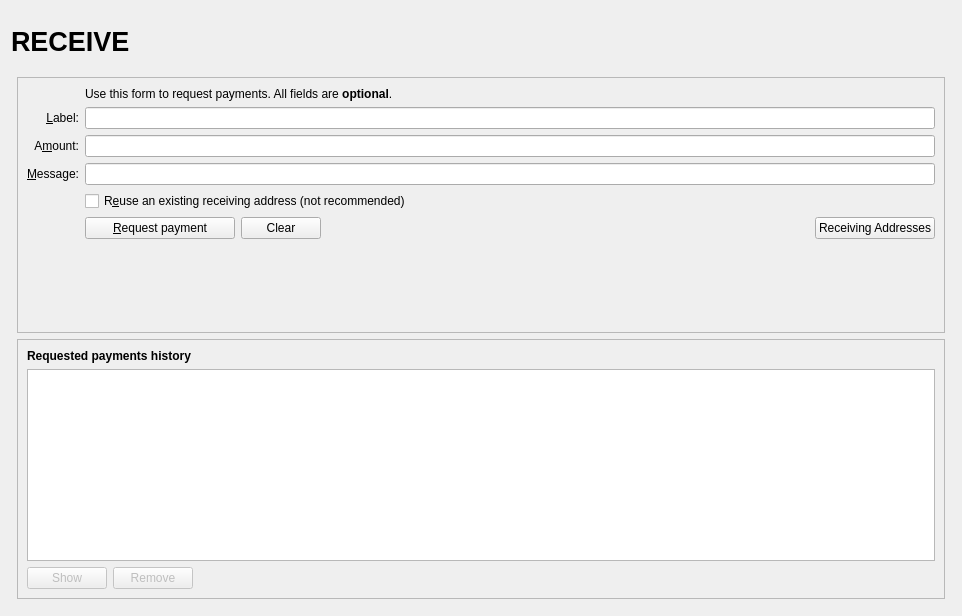
<?xml version="1.0" encoding="UTF-8"?>
<ui version="4.0">
 <class>ReceiveCoinsDialog</class>
 <widget class="QWidget" name="ReceiveCoinsDialog">
  <property name="geometry">
   <rect>
    <x>0</x>
    <y>0</y>
    <width>962</width>
    <height>616</height>
   </rect>
  </property>
  <layout class="QVBoxLayout" name="verticalLayout" stretch="0">
   <item>
    <layout class="QVBoxLayout" name="verticalLayout_Master" stretch="0,1">
     <property name="spacing">
      <number>0</number>
     </property>
     <item>
      <widget class="QFrame" name="frame_Header">
       <layout class="QVBoxLayout" name="verticalLayout_8">
        <property name="leftMargin">
         <number>0</number>
        </property>
        <property name="topMargin">
         <number>0</number>
        </property>
        <property name="rightMargin">
         <number>0</number>
        </property>
        <property name="bottomMargin">
         <number>0</number>
        </property>
        <item>
         <layout class="QHBoxLayout" name="horizontalLayout_Header" stretch="1,0,1">
          <item>
           <widget class="QLabel" name="labelOverviewHeaderLeft">
            <property name="minimumSize">
             <size>
              <width>464</width>
              <height>60</height>
             </size>
            </property>
            <property name="maximumSize">
             <size>
              <width>16777215</width>
              <height>60</height>
             </size>
            </property>
            <property name="font">
             <font>
              <pointsize>20</pointsize>
              <weight>75</weight>
              <bold>true</bold>
             </font>
            </property>
            <property name="text">
             <string>RECEIVE</string>
            </property>
           </widget>
          </item>
          <item>
           <spacer name="horizontalSpacer_3">
            <property name="orientation">
             <enum>Qt::Horizontal</enum>
            </property>
            <property name="sizeHint" stdset="0">
             <size>
              <width>40</width>
              <height>20</height>
             </size>
            </property>
           </spacer>
          </item>
          <item>
           <widget class="QLabel" name="labelOverviewHeaderRight">
            <property name="minimumSize">
             <size>
              <width>464</width>
              <height>60</height>
             </size>
            </property>
            <property name="maximumSize">
             <size>
              <width>16777215</width>
              <height>60</height>
             </size>
            </property>
            <property name="font">
             <font>
              <pointsize>14</pointsize>
             </font>
            </property>
            <property name="text">
             <string/>
            </property>
            <property name="alignment">
             <set>Qt::AlignRight|Qt::AlignTrailing|Qt::AlignVCenter</set>
            </property>
           </widget>
          </item>
         </layout>
        </item>
       </layout>
      </widget>
     </item>
     <item>
      <widget class="QFrame" name="frame_BG">
       <layout class="QVBoxLayout" name="verticalLayout_5">
        <property name="leftMargin">
         <number>6</number>
        </property>
        <property name="topMargin">
         <number>6</number>
        </property>
        <property name="rightMargin">
         <number>6</number>
        </property>
        <property name="bottomMargin">
         <number>6</number>
        </property>
        <item>
         <widget class="QFrame" name="frame2">
          <property name="sizePolicy">
           <sizepolicy hsizetype="Preferred" vsizetype="Expanding">
            <horstretch>0</horstretch>
            <verstretch>0</verstretch>
           </sizepolicy>
          </property>
          <property name="frameShape">
           <enum>QFrame::StyledPanel</enum>
          </property>
          <property name="frameShadow">
           <enum>QFrame::Sunken</enum>
          </property>
          <layout class="QVBoxLayout" name="verticalLayout_3">
           <item>
            <layout class="QGridLayout" name="gridLayout">
             <item row="2" column="2">
              <widget class="QLabel" name="label_5">
               <property name="text">
                <string>Use this form to request payments. All fields are &lt;b&gt;optional&lt;/b&gt;.</string>
               </property>
              </widget>
             </item>
             <item row="4" column="2">
              <widget class="QLineEdit" name="reqLabel">
               <property name="toolTip">
                <string>An optional label to associate with the new receiving address.</string>
               </property>
              </widget>
             </item>
             <item row="4" column="0">
              <widget class="QLabel" name="label_2">
               <property name="toolTip">
                <string>An optional label to associate with the new receiving address.</string>
               </property>
               <property name="text">
                <string>&amp;Label:</string>
               </property>
               <property name="alignment">
                <set>Qt::AlignRight|Qt::AlignTrailing|Qt::AlignVCenter</set>
               </property>
               <property name="buddy">
                <cstring>reqLabel</cstring>
               </property>
              </widget>
             </item>
             <item row="7" column="0">
              <widget class="QLabel" name="label_4">
               <property name="text">
                <string/>
               </property>
              </widget>
             </item>
             <item row="6" column="0">
              <widget class="QLabel" name="label_3">
               <property name="toolTip">
                <string>An optional message to attach to the payment request, which will be displayed when the request is opened. Note: The message will not be sent with the payment over the MAG network.</string>
               </property>
               <property name="text">
                <string>&amp;Message:</string>
               </property>
               <property name="alignment">
                <set>Qt::AlignRight|Qt::AlignTrailing|Qt::AlignVCenter</set>
               </property>
               <property name="buddy">
                <cstring>reqMessage</cstring>
               </property>
              </widget>
             </item>
             <item row="6" column="2">
              <widget class="QLineEdit" name="reqMessage">
               <property name="toolTip">
                <string>An optional message to attach to the payment request, which will be displayed when the request is opened.&lt;br&gt;Note: The message will not be sent with the payment over the MAG network.</string>
               </property>
              </widget>
             </item>
             <item row="5" column="2">
              <widget class="BitcoinAmountField" name="reqAmount">
               <property name="minimumSize">
                <size>
                 <width>80</width>
                 <height>0</height>
                </size>
               </property>
               <property name="toolTip">
                <string>An optional amount to request. Leave this empty or zero to not request a specific amount.</string>
               </property>
              </widget>
             </item>
             <item row="5" column="0">
              <widget class="QLabel" name="label">
               <property name="toolTip">
                <string>An optional amount to request. Leave this empty or zero to not request a specific amount.</string>
               </property>
               <property name="text">
                <string>A&amp;mount:</string>
               </property>
               <property name="alignment">
                <set>Qt::AlignRight|Qt::AlignTrailing|Qt::AlignVCenter</set>
               </property>
               <property name="buddy">
                <cstring>reqAmount</cstring>
               </property>
              </widget>
             </item>
             <item row="8" column="0">
              <widget class="QLabel" name="label_7">
               <property name="text">
                <string/>
               </property>
              </widget>
             </item>
             <item row="7" column="2">
              <widget class="QCheckBox" name="reuseAddress">
               <property name="toolTip">
                <string>Reuse one of the previously used receiving addresses.&lt;br&gt;Reusing addresses has security and privacy issues.&lt;br&gt;Do not use this unless re-generating a payment request made before.</string>
               </property>
               <property name="text">
                <string>R&amp;euse an existing receiving address (not recommended)</string>
               </property>
              </widget>
             </item>
             <item row="8" column="2">
              <layout class="QHBoxLayout" name="horizontalLayout">
               <item>
                <widget class="QPushButton" name="receiveButton">
                 <property name="minimumSize">
                  <size>
                   <width>150</width>
                   <height>0</height>
                  </size>
                 </property>
                 <property name="text">
                  <string>&amp;Request payment</string>
                 </property>
                 <property name="icon">
                  <iconset resource="../mag.qrc">
                   <normaloff>:/icons/receiving_addresses</normaloff>:/icons/receiving_addresses</iconset>
                 </property>
                </widget>
               </item>
               <item>
                <widget class="QPushButton" name="clearButton">
                 <property name="sizePolicy">
                  <sizepolicy hsizetype="Minimum" vsizetype="Fixed">
                   <horstretch>0</horstretch>
                   <verstretch>0</verstretch>
                  </sizepolicy>
                 </property>
                 <property name="toolTip">
                  <string>Clear all fields of the form.</string>
                 </property>
                 <property name="text">
                  <string>Clear</string>
                 </property>
                 <property name="icon">
                  <iconset resource="../mag.qrc">
                   <normaloff>:/icons/remove</normaloff>:/icons/remove</iconset>
                 </property>
                 <property name="autoDefault">
                  <bool>false</bool>
                 </property>
                </widget>
               </item>
               <item>
                <spacer name="horizontalSpacer">
                 <property name="orientation">
                  <enum>Qt::Horizontal</enum>
                 </property>
                 <property name="sizeHint" stdset="0">
                  <size>
                   <width>40</width>
                   <height>20</height>
                  </size>
                 </property>
                </spacer>
               </item>
               <item>
                <widget class="QPushButton" name="receivingAddressesButton">
                 <property name="text">
                  <string>Receiving Addresses</string>
                 </property>
                 <property name="icon">
                  <iconset resource="../mag.qrc">
                   <normaloff>:/icons/address-book</normaloff>:/icons/address-book</iconset>
                 </property>
                 <property name="autoDefault">
                  <bool>false</bool>
                 </property>
                </widget>
               </item>
              </layout>
             </item>
             <item row="9" column="2">
              <spacer name="verticalSpacer">
               <property name="orientation">
                <enum>Qt::Vertical</enum>
               </property>
               <property name="sizeHint" stdset="0">
                <size>
                 <width>20</width>
                 <height>40</height>
                </size>
               </property>
              </spacer>
             </item>
            </layout>
           </item>
          </layout>
         </widget>
        </item>
        <item>
         <widget class="QFrame" name="frame">
          <property name="sizePolicy">
           <sizepolicy hsizetype="Preferred" vsizetype="Expanding">
            <horstretch>0</horstretch>
            <verstretch>0</verstretch>
           </sizepolicy>
          </property>
          <property name="frameShape">
           <enum>QFrame::StyledPanel</enum>
          </property>
          <property name="frameShadow">
           <enum>QFrame::Raised</enum>
          </property>
          <layout class="QVBoxLayout" name="verticalLayout_2">
           <item>
            <widget class="QLabel" name="label_6">
             <property name="font">
              <font>
               <weight>75</weight>
               <bold>true</bold>
              </font>
             </property>
             <property name="text">
              <string>Requested payments history</string>
             </property>
            </widget>
           </item>
           <item>
            <widget class="QTableView" name="recentRequestsView">
             <property name="palette">
              <palette>
               <active>
                <colorrole role="Text">
                 <brush brushstyle="SolidPattern">
                  <color alpha="255">
                   <red>51</red>
                   <green>51</green>
                   <blue>51</blue>
                  </color>
                 </brush>
                </colorrole>
               </active>
               <inactive>
                <colorrole role="Text">
                 <brush brushstyle="SolidPattern">
                  <color alpha="255">
                   <red>51</red>
                   <green>51</green>
                   <blue>51</blue>
                  </color>
                 </brush>
                </colorrole>
               </inactive>
               <disabled>
                <colorrole role="Text">
                 <brush brushstyle="SolidPattern">
                  <color alpha="255">
                   <red>85</red>
                   <green>85</green>
                   <blue>85</blue>
                  </color>
                 </brush>
                </colorrole>
               </disabled>
              </palette>
             </property>
             <property name="contextMenuPolicy">
              <enum>Qt::CustomContextMenu</enum>
             </property>
             <property name="tabKeyNavigation">
              <bool>false</bool>
             </property>
             <property name="sortingEnabled">
              <bool>true</bool>
             </property>
            </widget>
           </item>
           <item>
            <layout class="QHBoxLayout" name="horizontalLayout_2">
             <item>
              <widget class="QPushButton" name="showRequestButton">
               <property name="enabled">
                <bool>false</bool>
               </property>
               <property name="toolTip">
                <string>Show the selected request (does the same as double clicking an entry)</string>
               </property>
               <property name="text">
                <string>Show</string>
               </property>
               <property name="icon">
                <iconset resource="../mag.qrc">
                 <normaloff>:/icons/edit</normaloff>:/icons/edit</iconset>
               </property>
               <property name="autoDefault">
                <bool>false</bool>
               </property>
              </widget>
             </item>
             <item>
              <widget class="QPushButton" name="removeRequestButton">
               <property name="enabled">
                <bool>false</bool>
               </property>
               <property name="toolTip">
                <string>Remove the selected entries from the list</string>
               </property>
               <property name="text">
                <string>Remove</string>
               </property>
               <property name="icon">
                <iconset resource="../mag.qrc">
                 <normaloff>:/icons/remove</normaloff>:/icons/remove</iconset>
               </property>
               <property name="autoDefault">
                <bool>false</bool>
               </property>
              </widget>
             </item>
             <item>
              <spacer name="horizontalSpacer_2">
               <property name="orientation">
                <enum>Qt::Horizontal</enum>
               </property>
               <property name="sizeHint" stdset="0">
                <size>
                 <width>40</width>
                 <height>20</height>
                </size>
               </property>
              </spacer>
             </item>
            </layout>
           </item>
          </layout>
         </widget>
        </item>
       </layout>
      </widget>
     </item>
    </layout>
   </item>
  </layout>
 </widget>
 <customwidgets>
  <customwidget>
   <class>BitcoinAmountField</class>
   <extends>QLineEdit</extends>
   <header>bitcoinamountfield.h</header>
   <container>1</container>
  </customwidget>
 </customwidgets>
 <tabstops>
  <tabstop>reqLabel</tabstop>
  <tabstop>reqAmount</tabstop>
  <tabstop>reqMessage</tabstop>
  <tabstop>reuseAddress</tabstop>
  <tabstop>receiveButton</tabstop>
  <tabstop>clearButton</tabstop>
  <tabstop>recentRequestsView</tabstop>
  <tabstop>showRequestButton</tabstop>
  <tabstop>removeRequestButton</tabstop>
 </tabstops>
 <resources>
  <include location="../mag.qrc"/>
 </resources>
 <connections/>
</ui>
